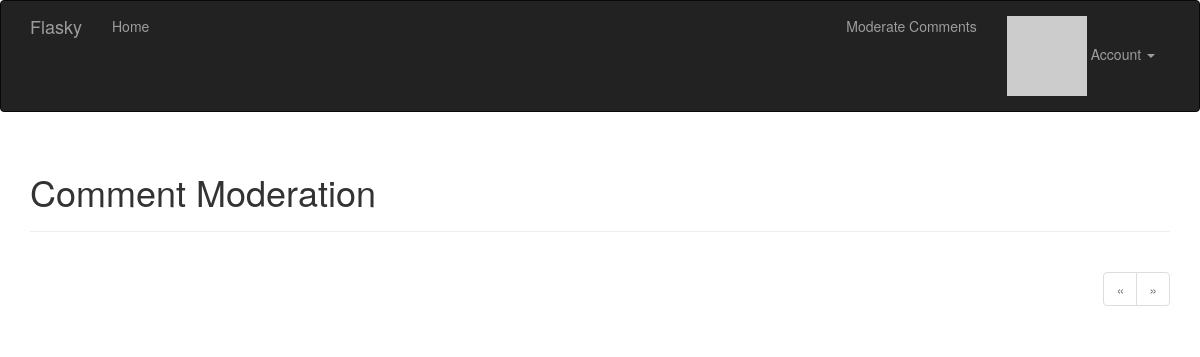
The page /moderate (signed in) on the database as committed earlier.
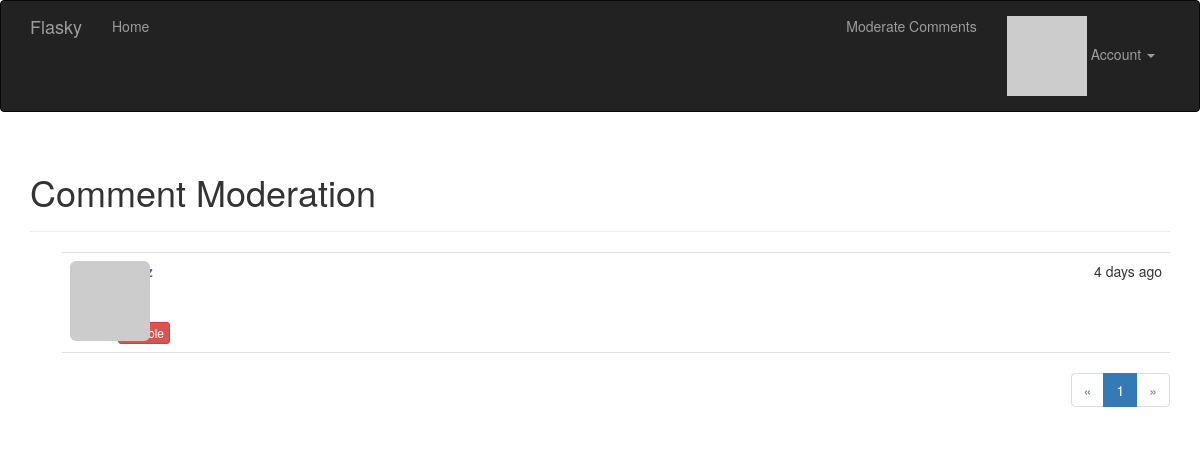
The same page on the database as committed later.
### app/models.py (models this page shows, shortened)
class Comment(db.Model):
    __tablename__ = 'comments'
    id = db.Column(db.Integer, primary_key=True)
    body = db.Column(db.Text)
    body_html = db.Column(db.Text)
    timestamp = db.Column(db.DateTime, index=True, default=datetime.utcnow)
    disabled = db.Column(db.Boolean)
    author_id = db.Column(db.Integer, db.ForeignKey('users.id'))
    post_id = db.Column(db.Integer, db.ForeignKey('posts.id'))

### app/main/views.py (the view)
@main.route('/moderate')
@login_required
@permission_required(Permission.MODERATE)
def moderate():
    page = request.args.get('page', 1, type=int)
    pagination = Comment.query.order_by(Comment.timestamp.desc()).paginate(
        page=page, per_page=current_app.config['FLASKY_COMMENTS_PER_PAGE'],
        error_out=False)
    comments = pagination.items
    return render_template('moderate.html', comments=comments,
                           pagination=pagination, page=page)

### app/auth/views.py (called while the page is built)
@auth.before_app_request
def before_request():
    if current_user.is_authenticated:
        current_user.ping()
        if not current_user.confirmed \
                and request.endpoint \
                and request.blueprint != 'auth' \
                and request.endpoint != 'static':
            return redirect(url_for('auth.unconfirmed'))

### app/main/__init__.py (called while the page is built)
@main.app_context_processor
def inject_permissions():
    return dict(Permission=Permission)

### app/models.py (called while the page is built)
@login_manager.user_loader
def load_user(user_id):
    return User.query.get(int(user_id))

    def has_permission(self, perm):
        return self.permissions & perm == perm

    def ping(self):
        self.last_seen = datetime.utcnow()
        db.session.add(self)
        db.session.commit()

    def can(self, perm):
        return self.role is not None and self.role.has_permission(perm)

    def gravatar(self, size=100, default='identicon', rating='g'):
        url = 'https://secure.gravatar.com/avatar'
        hash = hashlib.md5(self.email.lower().encode('utf-8')).hexdigest()
        return '{url}/{hash}?s={size}&d={default}&r={rating}'.format(
            url=url, hash=hash, size=size, default=default, rating=rating)

### app/templates/moderate.html (shortened to what this page needs)
{% extends "base.html" %}
{% import "_macros.html" as macros %}
{% block page_content %}
<div class="page-header">
    <h1>Comment Moderation</h1>
</div>
{% set moderate = True %}
{% include '_comments.html' %}
{% if pagination %}
<div class="pagination">
    {{ macros.pagination_widget(pagination, '.moderate') }}
</div>
{% endif %}
{% endblock %}

### app/templates/_comments.html (shortened to what this page needs)
<ul class="comments">
    {% for comment in comments %}
    <li class="comment">
        <div class="comment-thumbnail">
            <a href="{{ url_for('.user', username=comment.author.username) }}">
                <img class="img-rounded profile-thumbnail" src="{{ comment.author.gravatar(size=40) }}">
            </a>
        </div>
        <div class="comment-content">
            <div class="comment-date">{{ moment(comment.timestamp).fromNow() }}</div>
            <div class="comment-author"><a href="{{ url_for('.user', username=comment.author.username) }}">{{ comment.author.username }}</a></div>
            <div class="comment-body">
            </div>
            {% if moderate %}
                <br>
                {% if comment.disabled %}
                <a class="btn btn-default btn-xs" href="{{ url_for('.moderate_enable', id=comment.id, page=page) }}">Enable</a>
                {% else %}
                <a class="btn btn-danger btn-xs" href="{{ url_for('.moderate_disable', id=comment.id, page=page) }}">Disable</a>
                {% endif %}
            {% endif %}
        </div>
    </li>
    {% endfor %}
</ul>

Rows that differ between the two databases and show on the page:
added Comment: timestamp "4 days ago"
Other text that changed with them:
new list line: "1"
